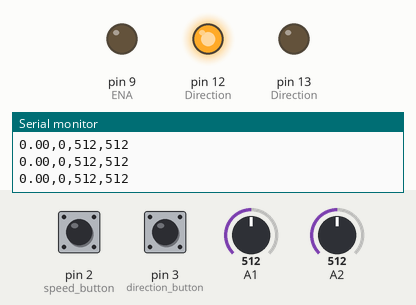
Recording of a sketch running on a simulated Arduino Uno, built with avr-gcc and run on an emulated ATmega328P. On the bench: output pins drawn as LEDs (lit = HIGH), the last lines printed to the serial monitor. The inputs (shaded band) are chosen by the test bench; at power-on: pin 2 (speed_button) LOW, pin 3 (direction_button) LOW, A1 = 512, A2 = 512.

Above: at 1.2 s.
1.3 s: pin 2 (speed_button) pulled HIGH for 0.15 s
At 1.45 s:
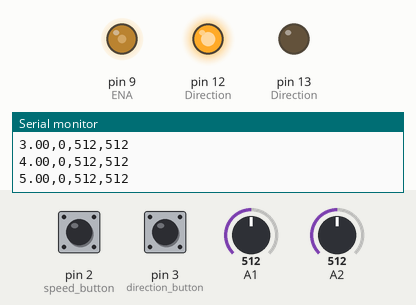
4.3 s: pin 3 (direction_button) pulled HIGH for 0.15 s
At 4.39 s:
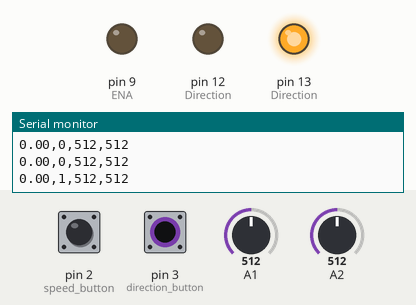
5.9 s: pin 2 (speed_button) pulled HIGH for 1 s
At 7.3 s:
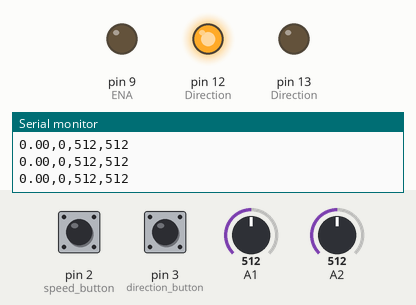
8.9 s: A1 set to 109
11.9 s: A1 set to 92
13.4 s: pin 3 (direction_button) pulled HIGH for 3.2 s
At 14.6 s:
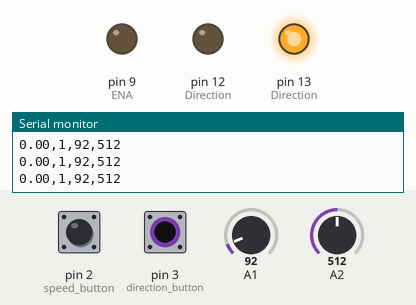
Timing chart, 0 to 18.1 s (numbered marks = the images above; inputs shaded):
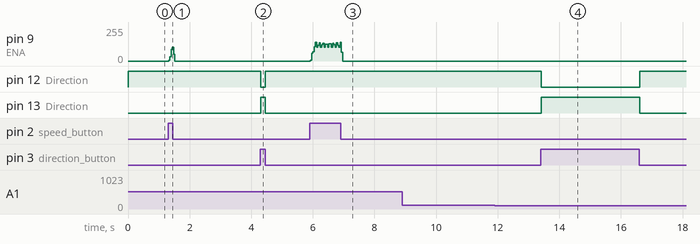

Measured:
- after the input at 1.3 s, pin 9 (ENA): rises from 0/255 to 103/255 in 0.12 s, then falls to 0/255 in 0.08 s
- after the input at 4.3 s, pin 12 (Direction): HIGH → LOW at once, → HIGH 0.15 s later; pin 13 (Direction): LOW → HIGH at once, → LOW 0.15 s later
- after the input at 13.4 s, pin 12 (Direction): HIGH → LOW at once, → HIGH 3.2 s later; pin 13 (Direction): LOW → HIGH at once, → LOW 3.2 s later

The sketch:

open_loop_3204.ino
```cpp
float cycle = 10.0;
int buttonstate = 0;
float ratio = 0.3;
int encA, encB;
int dir = 1; // clock wise

void setup() {
  // put your setup code here, to run once:
  Serial.begin(9600);
  pinMode(9, OUTPUT); // ENA
  pinMode(A0, INPUT); // INA
  pinMode(2, INPUT);  // speed button
  pinMode(3, INPUT);  // direction button
  pinMode(13, OUTPUT); // Direction
  pinMode(12, OUTPUT); // Direction
  pinMode(A1, INPUT);
  pinMode(A2, INPUT);
}

void loop() {
  // put your main code here, to run repeatedly:

  buttonstate = digitalRead(2);
  if (buttonstate == HIGH) {
    if (ratio < 0.8){
      ratio += 0.1;
    }
    duty_cycle(ratio);
  } else {
    ratio = 0;
    duty_cycle(ratio);
  }
  //ratio = analogRead(A0)/1023.0;
  encA = analogRead(A1);
  encB = analogRead(A2);

  dir = digitalRead(3);
  direction(dir);


  Serial.print(cycle*ratio);
  Serial.print(",");
  Serial.print(dir);
  Serial.print(",");
  Serial.print(encA);
  Serial.print(",");
  Serial.println(encB);


}

void duty_cycle(float D){
  digitalWrite(9, HIGH);
  delay(cycle*D);
  digitalWrite(9, LOW);
  delay(cycle*D);
}

void direction(int dir){
  if (dir == 1){ // clock wise
    digitalWrite(13, HIGH);
    digitalWrite(12, LOW);
  } else if (dir == 0){ // anti clock wise
    digitalWrite(13, LOW);
    digitalWrite(12, HIGH);
  }
}
```
